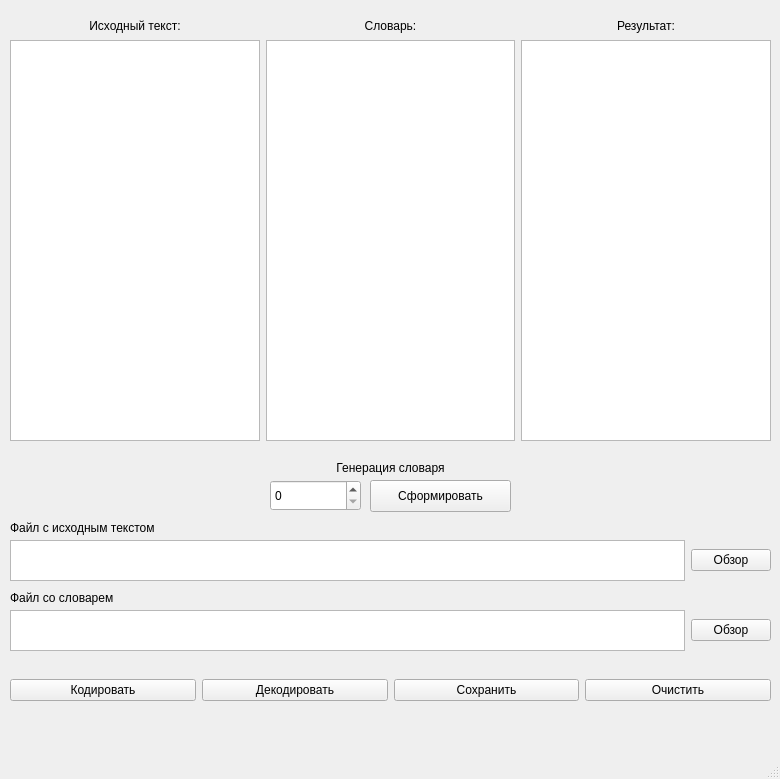
<?xml version="1.0" encoding="UTF-8"?>
<ui version="4.0">
 <class>MainWindow</class>
 <widget class="QMainWindow" name="MainWindow">
  <property name="geometry">
   <rect>
    <x>0</x>
    <y>0</y>
    <width>780</width>
    <height>779</height>
   </rect>
  </property>
  <property name="windowTitle">
   <string>MainWindow</string>
  </property>
  <widget class="QWidget" name="centralwidget">
   <widget class="QWidget" name="horizontalLayoutWidget">
    <property name="geometry">
     <rect>
      <x>10</x>
      <y>40</y>
      <width>761</width>
      <height>401</height>
     </rect>
    </property>
    <layout class="QHBoxLayout" name="horizontalLayout">
     <item>
      <widget class="QTextEdit" name="source_text"/>
     </item>
     <item>
      <widget class="QTextEdit" name="dic_text"/>
     </item>
     <item>
      <widget class="QTextBrowser" name="result_text"/>
     </item>
    </layout>
   </widget>
   <widget class="QLabel" name="label_4">
    <property name="geometry">
     <rect>
      <x>10</x>
      <y>590</y>
      <width>171</width>
      <height>16</height>
     </rect>
    </property>
    <property name="text">
     <string>Файл со словарем</string>
    </property>
   </widget>
   <widget class="QLabel" name="label_3">
    <property name="geometry">
     <rect>
      <x>10</x>
      <y>520</y>
      <width>171</width>
      <height>16</height>
     </rect>
    </property>
    <property name="text">
     <string>Файл с исходным текстом</string>
    </property>
   </widget>
   <widget class="QWidget" name="horizontalLayoutWidget_2">
    <property name="geometry">
     <rect>
      <x>10</x>
      <y>10</y>
      <width>761</width>
      <height>31</height>
     </rect>
    </property>
    <layout class="QHBoxLayout" name="horizontalLayout_2">
     <item>
      <widget class="QLabel" name="label">
       <property name="text">
        <string>Исходный текст:</string>
       </property>
       <property name="alignment">
        <set>Qt::AlignCenter</set>
       </property>
      </widget>
     </item>
     <item>
      <widget class="QLabel" name="label_5">
       <property name="text">
        <string>Словарь:</string>
       </property>
       <property name="alignment">
        <set>Qt::AlignCenter</set>
       </property>
      </widget>
     </item>
     <item>
      <widget class="QLabel" name="label_2">
       <property name="text">
        <string>Результат:</string>
       </property>
       <property name="alignment">
        <set>Qt::AlignCenter</set>
       </property>
      </widget>
     </item>
    </layout>
   </widget>
   <widget class="QWidget" name="horizontalLayoutWidget_4">
    <property name="geometry">
     <rect>
      <x>10</x>
      <y>540</y>
      <width>761</width>
      <height>41</height>
     </rect>
    </property>
    <layout class="QHBoxLayout" name="horizontalLayout_4">
     <item>
      <widget class="QTextBrowser" name="open_file"/>
     </item>
     <item>
      <widget class="QPushButton" name="overview">
       <property name="text">
        <string>Обзор</string>
       </property>
      </widget>
     </item>
    </layout>
   </widget>
   <widget class="QWidget" name="horizontalLayoutWidget_3">
    <property name="geometry">
     <rect>
      <x>10</x>
      <y>610</y>
      <width>761</width>
      <height>41</height>
     </rect>
    </property>
    <layout class="QHBoxLayout" name="horizontalLayout_3">
     <item>
      <widget class="QTextBrowser" name="open_dic"/>
     </item>
     <item>
      <widget class="QPushButton" name="overview_dic">
       <property name="text">
        <string>Обзор</string>
       </property>
      </widget>
     </item>
    </layout>
   </widget>
   <widget class="QLabel" name="label_7">
    <property name="geometry">
     <rect>
      <x>280</x>
      <y>460</y>
      <width>221</width>
      <height>16</height>
     </rect>
    </property>
    <property name="text">
     <string>Генерация словаря</string>
    </property>
    <property name="alignment">
     <set>Qt::AlignCenter</set>
    </property>
   </widget>
   <widget class="QPushButton" name="form_dic_sym">
    <property name="geometry">
     <rect>
      <x>370</x>
      <y>480</y>
      <width>141</width>
      <height>32</height>
     </rect>
    </property>
    <property name="text">
     <string>Cформировать</string>
    </property>
   </widget>
   <widget class="QSpinBox" name="num_dic_sym">
    <property name="geometry">
     <rect>
      <x>270</x>
      <y>480</y>
      <width>91</width>
      <height>31</height>
     </rect>
    </property>
   </widget>
   <widget class="QWidget" name="horizontalLayoutWidget_5">
    <property name="geometry">
     <rect>
      <x>10</x>
      <y>670</y>
      <width>761</width>
      <height>41</height>
     </rect>
    </property>
    <layout class="QHBoxLayout" name="horizontalLayout_5">
     <item>
      <widget class="QPushButton" name="encode">
       <property name="text">
        <string>Кодировать</string>
       </property>
      </widget>
     </item>
     <item>
      <widget class="QPushButton" name="decode">
       <property name="text">
        <string>Декодировать</string>
       </property>
      </widget>
     </item>
     <item>
      <widget class="QPushButton" name="save">
       <property name="text">
        <string>   Сохранить   </string>
       </property>
      </widget>
     </item>
     <item>
      <widget class="QPushButton" name="clear">
       <property name="text">
        <string>  Очистить  </string>
       </property>
      </widget>
     </item>
    </layout>
   </widget>
  </widget>
  <widget class="QMenuBar" name="menubar">
   <property name="geometry">
    <rect>
     <x>0</x>
     <y>0</y>
     <width>780</width>
     <height>22</height>
    </rect>
   </property>
  </widget>
  <widget class="QStatusBar" name="statusbar"/>
 </widget>
 <resources/>
 <connections/>
</ui>
